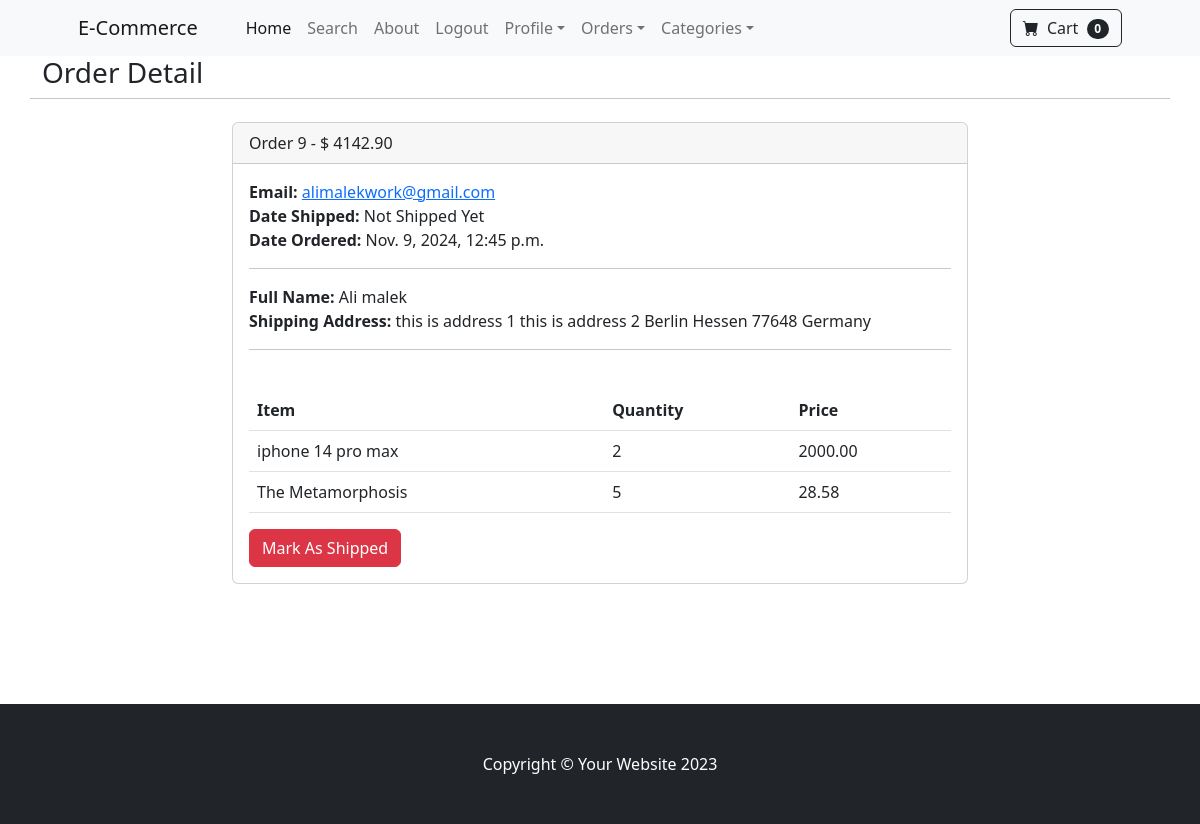
Before: /payment/orders/9 (signed in) with the older database file.
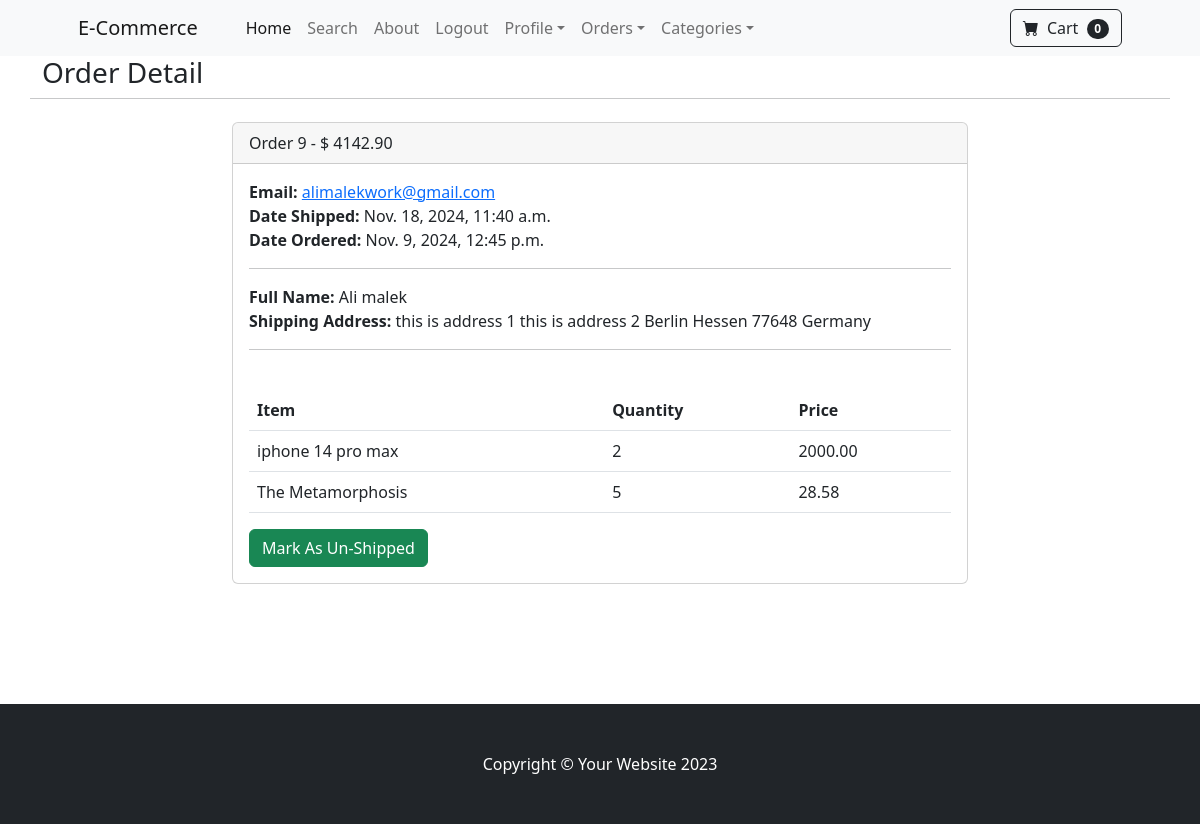
After: the same page with the newer database file.
### payment/models.py (models this page shows, shortened)
class Order(models.Model):
    user = models.ForeignKey(User, on_delete=models.CASCADE, null=True, blank=True)
    full_name = models.CharField(max_length=250)
    email = models.EmailField(max_length=250)
    shipping_address = models.TextField()
    amount_paid = models.DecimalField(max_digits=10, decimal_places=2)
    date_ordered = models.DateTimeField(auto_now_add=True)
    shipped = models.BooleanField(default=False)
    date_shipped = models.DateTimeField(blank=True, null=True)

### payment/views.py (the view, shortened to what this page needs)
# urls.py: path('orders/<int:pk>', views.orders, name='orders'),
def orders(request, pk):
    if request.user.is_authenticated and request.user.is_superuser:
        order = Order.objects.get(id=pk)
        items = OrderItem.objects.filter(order=pk)
        return render(request, 'payment/orders.html', {'order': order, 'items': items})
    else:
        messages.success(request, "Access Denied!")
        return redirect('home')

### cart/cart.py (called while the page is built)
    def __len__(self):
        return len(self.cart)

### cart/context_processors.py (called while the page is built)
def cart(request):
    return {'cart': Cart(request)}

### store/context_processors.py (called while the page is built)
def categories(request):
    categories = Category.objects.all()
    return {'categories': categories}

### store/models.py (called while the page is built)
    def __str__(self):
        return self.name

### payment/templates/payment/orders.html (shortened to what this page needs)
{% extends 'store/base.html' %}
{% block content %}
        <div class="container">
            <div class="row">
                <h3>Order Detail</h3>
                <br/>
                <hr>
                <br/>
                    <div class="col-8 mx-auto">
                        <div class="card">
                          <div class="card-header">
                            Order {{ order.id }} - $ {{ order.amount_paid }}
                          </div>
                          <div class="card-body">
                              <b>Email:</b> <a href="mailto:{{ order.email }}">{{ order.email }}</a>  <br/>
                              {% if order.shipped %}
                                  <b>Date Shipped:</b> {{ order.date_shipped }} <br/>
                              {% else %}
                                  <b>Date Shipped:</b> Not Shipped Yet <br/>
                              {% endif %}
                              <b>Date Ordered:</b> {{ order.date_ordered }} <br/>
                              <hr>
                              <b>Full Name:</b> {{ order.full_name }} <br/>
                              <b>Shipping Address: </b> {{ order.shipping_address }} <br/>
                              <hr>
                              <br/>
                                <table class="table ">
                                  <thead>
                                    <tr>
                                      <th scope="col">Item</th>
                                      <th scope="col">Quantity</th>
                                      <th scope="col">Price</th>
                                    </tr>
                                  </thead>
                                  <tbody>
                                  {% for item in items %}
                                    <tr>
                                      <td>{{ item.product }}</td>
                                      <td>{{ item.quantity }}</td>
                                      <td>{{ item.price }}</td>
                                    </tr>
                                  {% endfor %}
                                  </tbody>
                                </table>
                                <div>
                                    {% if not order.shipped %}
                                    	<form method="post">
                                            <button type="submit" class="btn btn-danger">Mark As Shipped</button>
                                        </form>
                                    {% else %}
                                        <form method="post">
                                            <button type="submit" class="btn btn-success">Mark As Un-Shipped</button>
                                        </form>
                                    {% endif %}
                                </div>
                          </div>
                        </div>
                        <br/>
                        <br/>
                        <br/>
                        <br/>
                        <br/>
                    </div>
            </div>
        </div>
{% endblock %}

Changed rows visible on the page:
changed Order "alimalekwork@gmail.com": shipped False → True (drawn); date_shipped (not shown) → "Nov. 18, 2024, 11:40 a.m."
Other visible differences:
text no longer shown: "Not Shipped Yet Mark As Shipped"
text now shown: "Mark As Un-Shipped"
